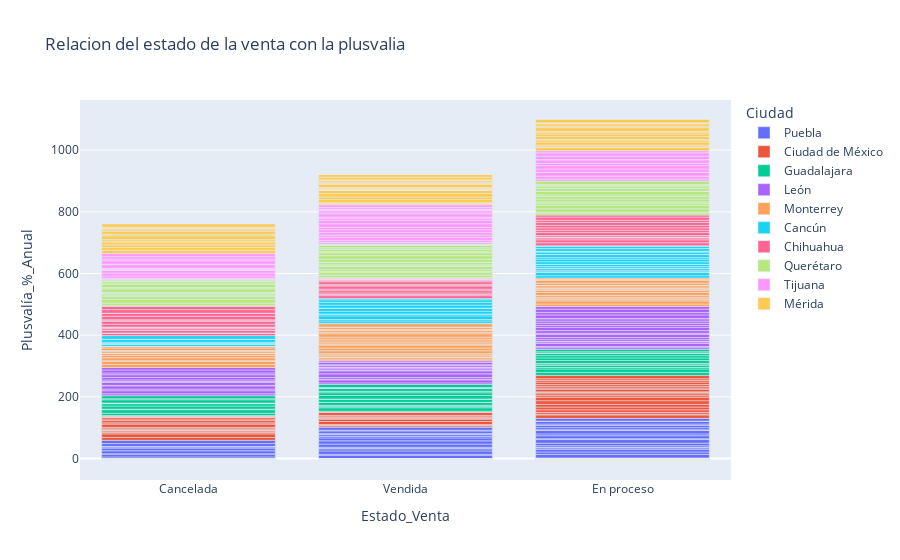

Notebook code cell kept with this figure:
### Code cell
figura0 = pl.bar(df_Inmob,x='Estado_Venta', y= 'Plusvalía_%_Anual', color= 'Ciudad', title= 'Relacion del estado de la venta con la plusvalia',)
figura0.show()

### Figure 1 — Plotly figure (JSON) as saved in the notebook; plotly's stock layout.template omitted (floating-point values rounded to 4 significant figures)
{"data": [{"alignmentgroup": "True", "hovertemplate": "Ciudad=Puebla<br>Estado_Venta=%{x}<br>Plusvalía_%_Anual=%{y}<extra></extra>", "legendgroup": "Puebla", "marker": {"color": "#636efa", "pattern": {"shape": ""}}, "name": "Puebla", "offsetgroup": "Puebla", "orientation": "v", "showlegend": true, "textposition": "auto", "type": "bar", "x": ["Cancelada", "Vendida", "En proceso", "En proceso", "Cancelada", "En proceso", "En proceso", "Vendida", "En proceso", "Vendida", "Cancelada", "Vendida", "En proceso", "Vendida", "En proceso", "Vendida", "Cancelada", "Vendida", "En proceso", "En proceso", "En proceso", "Cancelada", "En proceso", "En proceso", "Cancelada", "En proceso", "Cancelada", "Vendida", "Vendida", "En proceso", "Vendida", "En proceso", "En proceso", "En proceso", "Vendida", "En proceso", "En proceso", "En proceso", "Vendida", "Vendida", "Cancelada", "En proceso", "Vendida", "En proceso", "Vendida", "Vendida", "En proceso", "Cancelada"], "xaxis": "x", "y": [5.19, 10.79, 2.01, 11.42, 9.74, 7.77, 8.74, 2.57, 4.7, 11.16, 0.14, 6.84, 1.63, 1.89, 5.04, 3.26, 10.19, 10.15, 8.43, 11.73, -0.69, 8.57, 2.79, 9.73, 3.58, 5.89, 1.99, 10.69, 9.5, 11.42, -0.6, 1.76, 6.99, -0.74, 5.25, -0.05, 6.81, 4.85, 5.4, 3.22, 9.34, 8.66, 8.67, 0.89, 2.47, 10.54, 8.98, 10.24], "yaxis": "y"}, {"alignmentgroup": "True", "hovertemplate": "Ciudad=Ciudad de México<br>Estado_Venta=%{x}<br>Plusvalía_%_Anual=%{y}<extra></extra>", "legendgroup": "Ciudad de México", "marker": {"color": "#EF553B", "pattern": {"shape": ""}}, "name": "Ciudad de México", "offsetgroup": "Ciudad de México", "orientation": "v", "showlegend": true, "textposition": "auto", "type": "bar", "x": ["Cancelada", "Cancelada", "En proceso", "En proceso", "En proceso", "Vendida", "En proceso", "Cancelada", "En proceso", "Cancelada", "Cancelada", "Vendida", "Vendida", "En proceso", "Cancelada", "Vendida", "En proceso", "Cancelada", "En proceso", "En proceso", "Cancelada", "Vendida", "Vendida", "En proceso", "En proceso", "Vendida", "En proceso", "Cancelada", "Vendida", "Cancelada", "Vendida", "Cancelada", "En proceso", "En proceso", "En proceso", "En proceso", "Cancelada", "Cancelada", "En proceso", "En proceso", "Cancelada", "Vendida", "En proceso", "En proceso", "Cancelada", "Cancelada", "Vendida", "Cancelada", "Vendida"], "xaxis": "x", "y": [9.15, 11.78, 11.02, 2.93, 5.44, 0.03, 8.4, 4.51, 8.83, 4.57, 2.38, 4, 1.78, 8.91, 0.42, 1.83, 11.7, 1.93, 11.47, 4.9, 5.06, 9.88, 7.72, 5.92, 4.65, 2.17, 1.72, 2.06, 2.86, 10.71, 4.84, 4.04, 8.67, 3.85, 5.56, 5.85, 7.42, 5.23, 7.86, 5.15, 5.19, 2.3, 5.46, 10.59, 1.92, 1.33, 9.92, 2.97, 1.16], "yaxis": "y"}, {"alignmentgroup": "True", "hovertemplate": "Ciudad=Guadalajara<br>Estado_Venta=%{x}<br>Plusvalía_%_Anual=%{y}<extra></extra>", "legendgroup": "Guadalajara", "marker": {"color": "#00cc96", "pattern": {"shape": ""}}, "name": "Guadalajara", "offsetgroup": "Guadalajara", "orientation": "v", "showlegend": true, "textposition": "auto", "type": "bar", "x": ["En proceso", "Vendida", "Vendida", "Cancelada", "Vendida", "En proceso", "En proceso", "Cancelada", "En proceso", "En proceso", "Cancelada", "Cancelada", "Cancelada", "Vendida", "Cancelada", "Vendida", "Vendida", "En proceso", "Vendida", "Vendida", "En proceso", "En proceso", "En proceso", "Cancelada", "Vendida", "Cancelada", "Vendida", "Cancelada", "Vendida", "Vendida", "Cancelada", "En proceso", "En proceso", "Vendida", "En proceso", "En proceso", "Vendida", "Vendida", "En proceso", "En proceso", "Cancelada", "Vendida"], "xaxis": "x", "y": [9.99, 2.67, 11.1, 7.34, 4.67, 11.29, 4.72, 11.23, 6.16, 5.76, 2.15, 9.84, 7.62, 3.32, 0.83, 9.45, 0.14, 0.32, 9.11, -0.21, 1.11, 9.28, 8.26, 0.29, 1.93, 1.04, 11.14, 10.62, 8.84, 4.47, 3.35, 7.37, 6.9, 9.3, 2.22, -0.22, 1.41, 1.85, 3.86, 7.67, 9.66, 9.72], "yaxis": "y"}, {"alignmentgroup": "True", "hovertemplate": "Ciudad=León<br>Estado_Venta=%{x}<br>Plusvalía_%_Anual=%{y}<extra></extra>", "legendgroup": "León", "marker": {"color": "#ab63fa", "pattern": {"shape": ""}}, "name": "León", "offsetgroup": "León", "orientation": "v", "showlegend": true, "textposition": "auto", "type": "bar", "x": ["Cancelada", "En proceso", "Vendida", "Cancelada", "Vendida", "En proceso", "En proceso", "Cancelada", "Vendida", "Vendida", "Vendida", "En proceso", "En proceso", "En proceso", "Vendida", "Cancelada", "Cancelada", "Vendida", "Cancelada", "Cancelada", "En proceso", "En proceso", "Vendida", "Vendida", "Vendida", "Vendida", "Vendida", "Cancelada", "Cancelada", "Cancelada", "Cancelada", "En proceso", "En proceso", "En proceso", "En proceso", "En proceso", "Cancelada", "Vendida", "Cancelada", "Vendida", "En proceso", "En proceso", "Cancelada", "En proceso", "En proceso", "En proceso", "Vendida", "Cancelada", "En proceso", "En proceso", "Cancelada", "En proceso"], "xaxis": "x", "y": [6.16, 5.51, 5.2, 10.02, 9.9, 3.64, 10.09, 5.47, 1.99, 5.52, 11.88, 4.88, 1.33, 5.81, 9.89, -0.27, 10.28, 0.94, 1.4, -0.77, 6.84, 10.44, 5.26, 3.07, 2.7, 0.52, 5.97, 0.19, 9.58, 3.13, 5.04, -0.4, 3.6, 8.61, 10.36, 6.02, 8.1, 1.44, 8.81, 7.8, 7.55, 7, 5.8, 7.36, 0.88, 11.64, 4.59, 9.55, 7.66, 11.35, 8, 8.5], "yaxis": "y"}, {"alignmentgroup": "True", "hovertemplate": "Ciudad=Monterrey<br>Estado_Venta=%{x}<br>Plusvalía_%_Anual=%{y}<extra></extra>", "legendgroup": "Monterrey", "marker": {"color": "#FFA15A", "pattern": {"shape": ""}}, "name": "Monterrey", "offsetgroup": "Monterrey", "orientation": "v", "showlegend": true, "textposition": "auto", "type": "bar", "x": ["Vendida", "En proceso", "Vendida", "Vendida", "Vendida", "Cancelada", "Vendida", "En proceso", "Cancelada", "Cancelada", "Vendida", "Vendida", "En proceso", "En proceso", "En proceso", "Cancelada", "Vendida", "Vendida", "Vendida", "En proceso", "Cancelada", "Vendida", "Vendida", "En proceso", "En proceso", "En proceso", "En proceso", "Vendida", "Vendida", "Vendida", "En proceso", "Cancelada", "Cancelada", "En proceso", "Cancelada", "En proceso", "En proceso", "Cancelada", "Cancelada", "Vendida", "Cancelada", "En proceso", "Cancelada", "Vendida", "Vendida", "Vendida", "En proceso", "Vendida", "En proceso", "Vendida", "En proceso", "Vendida", "Cancelada", "Vendida", "Cancelada", "En proceso", "En proceso", "Vendida", "En proceso", "Vendida"], "xaxis": "x", "y": [6.03, 7.99, 4.97, 1.92, 4.05, 9.81, -0.88, -0.26, 9.72, 2.62, 5.54, 0.93, 10.05, 3.77, 3.24, 9.35, 9.46, 8.61, 9.55, 5.19, 7.12, -0.05, 3.18, -0.54, 5.76, 9.44, 5.99, 4.53, 5.94, 5.38, 4.45, 6.48, 0.68, -0.89, 1.05, 2.36, -0.88, 5.98, 1.91, 6.61, 0.26, 4.97, -0.2, 11.29, 4.85, 6.45, 4.99, 0.95, 0.48, 1.55, 6.79, 6.02, 8.55, 2.36, 3.97, 9.22, 2.91, 10.31, 4.67, 1.39], "yaxis": "y"}, {"alignmentgroup": "True", "hovertemplate": "Ciudad=Cancún<br>Estado_Venta=%{x}<br>Plusvalía_%_Anual=%{y}<extra></extra>", "legendgroup": "Cancún", "marker": {"color": "#19d3f3", "pattern": {"shape": ""}}, "name": "Cancún", "offsetgroup": "Cancún", "orientation": "v", "showlegend": true, "textposition": "auto", "type": "bar", "x": ["En proceso", "En proceso", "En proceso", "En proceso", "En proceso", "En proceso", "Cancelada", "En proceso", "En proceso", "En proceso", "Vendida", "Vendida", "En proceso", "Cancelada", "Vendida", "Cancelada", "En proceso", "Vendida", "En proceso", "Vendida", "Vendida", "En proceso", "Cancelada", "Vendida", "Vendida", "Cancelada", "Vendida", "Vendida", "Vendida", "En proceso", "Cancelada", "Cancelada", "En proceso", "En proceso", "Cancelada", "Cancelada", "En proceso", "Vendida", "Vendida", "En proceso", "En proceso", "En proceso", "En proceso"], "xaxis": "x", "y": [7.62, 10.27, 2, 3.89, 6.25, 2.05, 1.15, 5.24, 6.62, 0.52, 7.44, 4.84, 8.18, 0.03, 11.68, 6.82, 8.54, -0.62, 5.02, 5.78, 0.5, 9.78, 1.19, 8.22, 10.02, 1.44, 1.05, 9.3, 9.19, 0.8, 3.73, 9.09, 7.39, 1.38, 0.7, 11.76, 1.12, 8.06, 4.38, 8.73, 0.44, 7.05, 1.51], "yaxis": "y"}, {"alignmentgroup": "True", "hovertemplate": "Ciudad=Chihuahua<br>Estado_Venta=%{x}<br>Plusvalía_%_Anual=%{y}<extra></extra>", "legendgroup": "Chihuahua", "marker": {"color": "#FF6692", "pattern": {"shape": ""}}, "name": "Chihuahua", "offsetgroup": "Chihuahua", "orientation": "v", "showlegend": true, "textposition": "auto", "type": "bar", "x": ["En proceso", "Cancelada", "Cancelada", "Vendida", "Vendida", "Vendida", "Cancelada", "Cancelada", "Vendida", "En proceso", "Cancelada", "En proceso", "En proceso", "Vendida", "En proceso", "Vendida", "Vendida", "En proceso", "Vendida", "Cancelada", "En proceso", "En proceso", "En proceso", "En proceso", "Vendida", "En proceso", "Cancelada", "Vendida", "En proceso", "Cancelada", "Vendida", "Vendida", "Cancelada", "Vendida", "Cancelada", "Cancelada", "En proceso", "En proceso", "En proceso", "Cancelada", "En proceso", "Vendida", "Cancelada", "Vendida", "Vendida", "Cancelada", "Cancelada", "Cancelada", "En proceso", "Cancelada", "Cancelada", "Cancelada"], "xaxis": "x", "y": [10.02, 7.23, 1.17, 9.17, 3.65, 5.14, 8.95, 0.41, 7.33, 9.5, 4.94, 5.88, 2.62, 4.97, -0.68, 10.17, 3.29, 0.44, 1.96, 3.84, 4.63, -0.3, 10.23, 7.14, 8.59, 7.86, 1.2, 4.77, 7.89, 9.28, 1.94, 0.79, 9.11, 1.29, 4.67, -0.8, 9.85, 6.56, -0.93, 0.25, 10.57, 0.97, 11.55, -0.32, 2.09, 9.58, 0.38, -0.37, 6.51, 11.7, -0.57, 10.92], "yaxis": "y"}, {"alignmentgroup": "True", "hovertemplate": "Ciudad=Querétaro<br>Estado_Venta=%{x}<br>Plusvalía_%_Anual=%{y}<extra></extra>", "legendgroup": "Querétaro", "marker": {"color": "#B6E880", "pattern": {"shape": ""}}, "name": "Querétaro", "offsetgroup": "Querétaro", "orientation": "v", "showlegend": true, "textposition": "auto", "type": "bar", "x": ["Vendida", "Vendida", "Vendida", "Cancelada", "Vendida", "Cancelada", "Cancelada", "Vendida", "En proceso", "En proceso", "En proceso", "Vendida", "En proceso", "Cancelada", "Cancelada", "En proceso", "Vendida", "En proceso", "Vendida", "Cancelada", "En proceso", "Vendida", "Vendida", "En proceso", "En proceso", "En proceso", "Cancelada", "Cancelada", "Cancelada", "Vendida", "Cancelada", "Vendida", "En proceso", "Vendida", "En proceso", "Cancelada", "Vendida", "Vendida", "En proceso", "Cancelada", "En proceso", "Cancelada", "Cancelada", "Cancelada", "Vendida", "Vendida", "En proceso", "En proceso", "En proceso", "Vendida", "Vendida", "Vendida"], "xaxis": "x", "y": [1.78, 7.74, -0.5, 2.14, 9.62, 8.12, 11.63, 2.11, 6.8, 2.58, 10.74, 6.52, 11.81, 8.94, 3.38, 6.86, 10.2, 4.02, 1.51, 6.02, 9.23, 3.6, 7.24, 8.61, 4.78, 11.52, 0.9, 3.92, -0.57, 0.93, 11.56, 10.07, 0.33, 11.45, 8.76, 4.02, 9.03, 3.97, 5.64, 10.65, 3.76, 4.18, 5.2, 4.35, 6.7, 5.61, 3.34, 11.65, -0.29, 7.48, 3.82, 0.8], "yaxis": "y"}, {"alignmentgroup": "True", "hovertemplate": "Ciudad=Tijuana<br>Estado_Venta=%{x}<br>Plusvalía_%_Anual=%{y}<extra></extra>", "legendgroup": "Tijuana", "marker": {"color": "#FF97FF", "pattern": {"shape": ""}}, "name": "Tijuana", "offsetgroup": "Tijuana", "orientation": "v", "showlegend": true, "textposition": "auto", "type": "bar", "x": ["Vendida", "En proceso", "En proceso", "En proceso", "Vendida", "Vendida", "Vendida", "Cancelada", "Vendida", "Vendida", "Vendida", "Vendida", "En proceso", "Cancelada", "En proceso", "Vendida", "Cancelada", "En proceso", "En proceso", "Vendida", "Cancelada", "Vendida", "Cancelada", "Cancelada", "Vendida", "Cancelada", "En proceso", "Cancelada", "Cancelada", "Vendida", "En proceso", "Cancelada", "Vendida", "En proceso", "En proceso", "Vendida", "Vendida", "Vendida", "Vendida", "Cancelada", "Cancelada", "En proceso", "Cancelada", "Vendida", "Cancelada", "En proceso"], "xaxis": "x", "y": [4.93, 6.56, 9.16, 11.98, 1.3, 6.13, 9.64, 2.3, 7.13, 8.83, 8.81, 7.53, 0.6, 3.64, 10.77, 11.89, 7.58, 10.86, 7.38, 11.31, 9.08, 6.77, 8.71, 1.07, 3.44, 2.67, 11.23, 3.07, 11.7, 10.43, 1.38, 1.48, 6.19, -0.79, 10.64, 4.8, 3.77, 0.53, 5.5, 11.23, 5.91, 10.81, 7.4, 8.81, 10.4, 6.76], "yaxis": "y"}, {"alignmentgroup": "True", "hovertemplate": "Ciudad=Mérida<br>Estado_Venta=%{x}<br>Plusvalía_%_Anual=%{y}<extra></extra>", "legendgroup": "Mérida", "marker": {"color": "#FECB52", "pattern": {"shape": ""}}, "name": "Mérida", "offsetgroup": "Mérida", "orientation": "v", "showlegend": true, "textposition": "auto", "type": "bar", "x": ["Vendida", "Vendida", "Vendida", "En proceso", "En proceso", "En proceso", "Cancelada", "Vendida", "Cancelada", "En proceso", "En proceso", "Vendida", "Vendida", "Cancelada", "Cancelada", "Cancelada", "En proceso", "Vendida", "Cancelada", "Vendida", "Vendida", "En proceso", "Cancelada", "Cancelada", "Cancelada", "Vendida", "En proceso", "Vendida", "En proceso", "En proceso", "En proceso", "Vendida", "Vendida", "Cancelada", "En proceso", "Cancelada", "Vendida", "Cancelada", "En proceso", "En proceso", "Vendida", "Cancelada", "Vendida", "Vendida", "En proceso", "En proceso", "Vendida", "En proceso", "Vendida", "Cancelada", "En proceso", "Vendida", "Vendida", "Cancelada", "Vendida", "Cancelada"], "xaxis": "x", "y": [3.51, 2.9, 10.64, 11.4, 1.21, 5.52, 10.32, 7.88, -0.97, 10.16, 6.48, -0.17, 11.3, 9.25, 8.35, 9.03, 1.46, 9.99, 3.29, -0.55, 0.44, 10.11, 5.21, 11.8, 4.8, 0.81, 8.2, 2.79, 5.71, 3.31, 11.47, 2.09, 3.4, 10.22, 4.58, 4.26, 10.94, 4.97, 7.52, 1.37, 2.22, 1.15, 3.08, 5.27, 2.66, 10.36, 1.62, 1.48, 1.72, -0.5, -0.41, 8.84, 8.58, 2.98, 0.04, 9.97], "yaxis": "y"}], "layout": {"barmode": "relative", "legend": {"title": {"text": "Ciudad"}, "tracegroupgap": 0}, "title": {"text": "Relacion del estado de la venta con la plusvalia"}, "xaxis": {"anchor": "y", "domain": [0, 1], "title": {"text": "Estado_Venta"}}, "yaxis": {"anchor": "x", "domain": [0, 1], "title": {"text": "Plusvalía_%_Anual"}}}}
